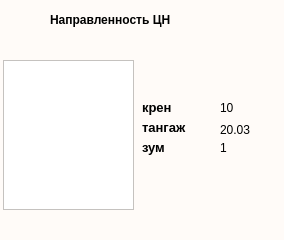
<?xml version="1.0" encoding="UTF-8"?>
<ui version="4.0">
 <class>CameraAngleViewer</class>
 <widget class="QWidget" name="CameraAngleViewer">
  <property name="geometry">
   <rect>
    <x>0</x>
    <y>0</y>
    <width>284</width>
    <height>240</height>
   </rect>
  </property>
  <property name="palette">
   <palette>
    <active>
     <colorrole role="Base">
      <brush brushstyle="SolidPattern">
       <color alpha="255">
        <red>255</red>
        <green>255</green>
        <blue>255</blue>
       </color>
      </brush>
     </colorrole>
     <colorrole role="Window">
      <brush brushstyle="SolidPattern">
       <color alpha="255">
        <red>255</red>
        <green>251</green>
        <blue>248</blue>
       </color>
      </brush>
     </colorrole>
    </active>
    <inactive>
     <colorrole role="Base">
      <brush brushstyle="SolidPattern">
       <color alpha="255">
        <red>255</red>
        <green>255</green>
        <blue>255</blue>
       </color>
      </brush>
     </colorrole>
     <colorrole role="Window">
      <brush brushstyle="SolidPattern">
       <color alpha="255">
        <red>255</red>
        <green>251</green>
        <blue>248</blue>
       </color>
      </brush>
     </colorrole>
    </inactive>
    <disabled>
     <colorrole role="Base">
      <brush brushstyle="SolidPattern">
       <color alpha="255">
        <red>255</red>
        <green>251</green>
        <blue>248</blue>
       </color>
      </brush>
     </colorrole>
     <colorrole role="Window">
      <brush brushstyle="SolidPattern">
       <color alpha="255">
        <red>255</red>
        <green>251</green>
        <blue>248</blue>
       </color>
      </brush>
     </colorrole>
    </disabled>
   </palette>
  </property>
  <property name="windowTitle">
   <string>Form</string>
  </property>
  <widget class="QLabel" name="label">
   <property name="geometry">
    <rect>
     <x>40</x>
     <y>100</y>
     <width>70</width>
     <height>70</height>
    </rect>
   </property>
   <property name="text">
    <string/>
   </property>
   <property name="pixmap">
    <pixmap>../plane.png</pixmap>
   </property>
   <property name="scaledContents">
    <bool>true</bool>
   </property>
  </widget>
  <widget class="QLabel" name="label_2">
   <property name="geometry">
    <rect>
     <x>142</x>
     <y>100</y>
     <width>55</width>
     <height>15</height>
    </rect>
   </property>
   <property name="font">
    <font>
     <pointsize>10</pointsize>
     <weight>75</weight>
     <bold>true</bold>
    </font>
   </property>
   <property name="text">
    <string>крен</string>
   </property>
  </widget>
  <widget class="QLabel" name="label_3">
   <property name="geometry">
    <rect>
     <x>142</x>
     <y>120</y>
     <width>55</width>
     <height>15</height>
    </rect>
   </property>
   <property name="font">
    <font>
     <pointsize>10</pointsize>
     <weight>75</weight>
     <bold>true</bold>
    </font>
   </property>
   <property name="text">
    <string>тангаж</string>
   </property>
  </widget>
  <widget class="QLabel" name="label_4">
   <property name="geometry">
    <rect>
     <x>142</x>
     <y>140</y>
     <width>55</width>
     <height>15</height>
    </rect>
   </property>
   <property name="font">
    <font>
     <pointsize>10</pointsize>
     <weight>75</weight>
     <bold>true</bold>
    </font>
   </property>
   <property name="text">
    <string>зум</string>
   </property>
  </widget>
  <widget class="QLabel" name="yaw">
   <property name="geometry">
    <rect>
     <x>220</x>
     <y>100</y>
     <width>41</width>
     <height>16</height>
    </rect>
   </property>
   <property name="text">
    <string>10</string>
   </property>
  </widget>
  <widget class="QLabel" name="pitch">
   <property name="geometry">
    <rect>
     <x>220</x>
     <y>120</y>
     <width>41</width>
     <height>20</height>
    </rect>
   </property>
   <property name="text">
    <string>20.03</string>
   </property>
  </widget>
  <widget class="QLabel" name="zoom">
   <property name="geometry">
    <rect>
     <x>220</x>
     <y>140</y>
     <width>41</width>
     <height>16</height>
    </rect>
   </property>
   <property name="text">
    <string>1</string>
   </property>
  </widget>
  <widget class="QLabel" name="label_5">
   <property name="geometry">
    <rect>
     <x>50</x>
     <y>10</y>
     <width>161</width>
     <height>20</height>
    </rect>
   </property>
   <property name="font">
    <font>
     <weight>75</weight>
     <bold>true</bold>
    </font>
   </property>
   <property name="text">
    <string>Направленность ЦН</string>
   </property>
  </widget>
  <widget class="QGraphicsView" name="drawer">
   <property name="geometry">
    <rect>
     <x>3</x>
     <y>60</y>
     <width>131</width>
     <height>150</height>
    </rect>
   </property>
   <property name="interactive">
    <bool>false</bool>
   </property>
  </widget>
 </widget>
 <resources/>
 <connections/>
</ui>
